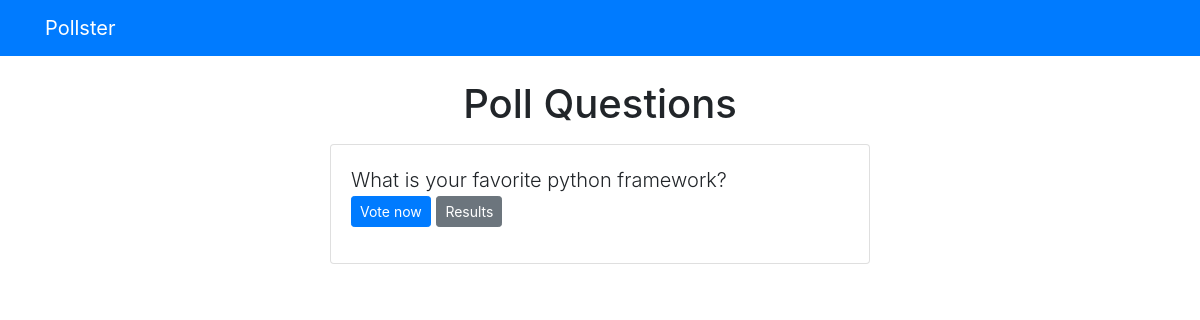
/polls/, run on an earlier commit of the app's database.
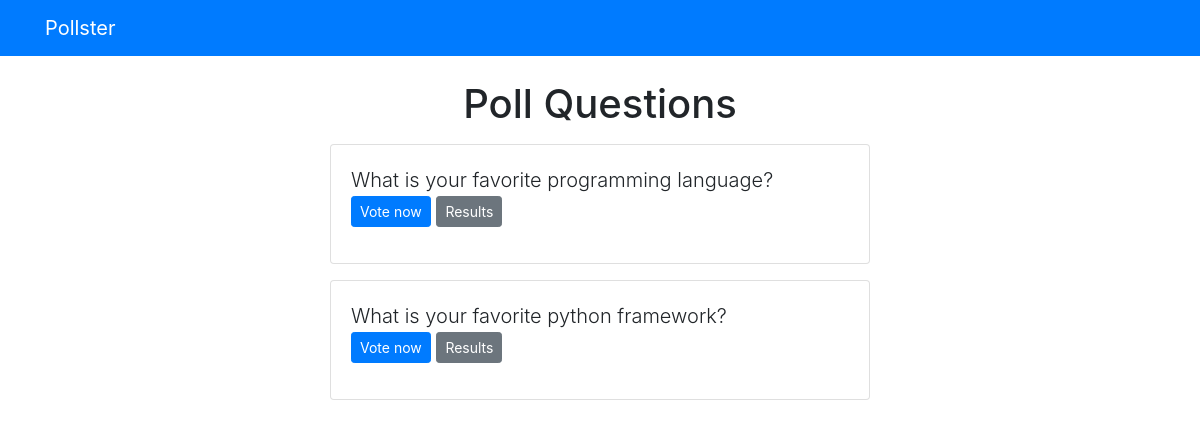
And on a later commit of the database.
### polls/models.py (models this page shows, shortened)
class Question(models.Model):
    question_text = models.CharField(max_length=200)
    pub_date = models.DateTimeField("date published")

### polls/views.py (the view)
# urls.py: path('', views.index, name='index'),
def index(request):
    latest_question_list = Question.objects.order_by('-pub_date')[:5]
    context = {'latest_question_list': latest_question_list}
    return render(request, 'polls/index.html', context)

### templates/polls/index.html
{% extends  'base.html' %}
{% block content %}
    <h1 class="text-center mb-3">Poll Questions</h1>
    {% if latest_question_list %}
        {% for question in latest_question_list %}
            <div class="card mb-3">
                <div class="card-body">
                    <p class="lead">
                        {{ question.question_text }}
                        <br>
                        <a href="{% url 'polls:detail' question.id %}" class="btn btn-primary
                        btn-sm">Vote now</a>
                        <a href="{% url 'polls:results' question.id %}" class="btn btn-secondary
                        btn-sm">Results</a>
                    </p>
                </div>
            </div>
        {% endfor %}
    {% else %}
        <p>No polls available</p>
    {% endif %}
{% endblock %}

What changed in the data, as far as the page shows it:
added Question: question_text "What is your favorite programming language?"
